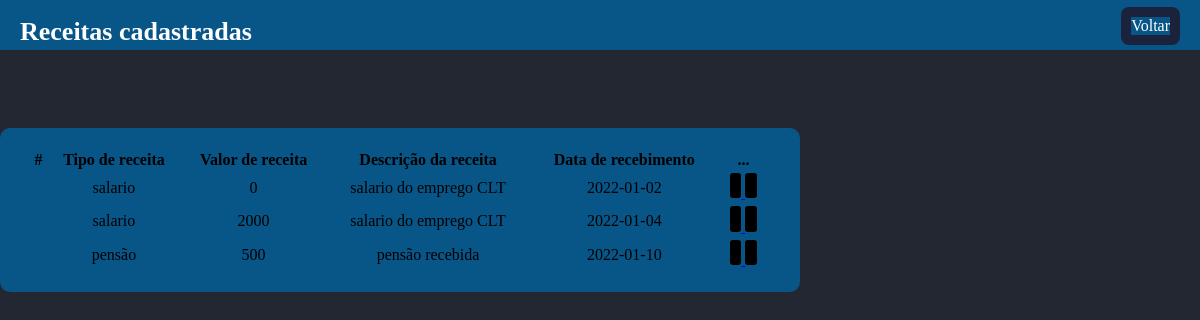
Screenshot of /list-receitas.php with the database file from the repository.
### tables this page shows
CREATE TABLE `receitas` (
  `id` int(11) DEFAULT NULL,
  `tipo_receita` varchar(25) DEFAULT NULL,
  `valor_receita` decimal(10,0) NOT NULL,
  `descricao_receita` varchar(50) DEFAULT NULL,
  `data_recebimento` date DEFAULT NULL
);

### list-receitas.php (the view, shortened to what this page needs)
<?php
    include_once('cad-conexao.php');
    $sql = "SELECT * FROM receitas ORDER BY id DESC";
    $result = $conexao->query($sql);
?>
<!doctype html>
<html lang="pt-BR">
<head>
    <link rel="stylesheet" href= "sistema.css">
</head>
    <body>
    <div class="nav">
    <div class="nav-title">
    <H1>Receitas cadastradas</H1>
    </div>
    <div class="d-flex">
        <a href="receitas.php" class="btn">Voltar</a>
    </div>
    <div class="table">
  <table class="table">
    <thead>
        <tr>
        <th scope="col">#</th>
        <th scope="col">Tipo de receita</th>
        <th scope="col">Valor de receita</th>
        <th scope="col">Descrição da receita</th>
        <th scope="col">Data de recebimento</th>
        <th scope="col">...</th>
        </tr>
    </thead>
  <tbody>
    <?php
        while($user_data = mysqli_fetch_assoc($result))
        {
            echo "<tr>";
            echo "<td>".$user_data['id']."</td>";
            echo "<td>".$user_data['tipo_receita']."</td>";
            echo "<td>".$user_data['valor_receita']."</td>";
            echo "<td>".$user_data['descricao_receita']."</td>";
            echo "<td>".$user_data['data_recebimento']."</td>";
            echo  "<td>
                <a class='btn-sn btn-primary' href='edit-conta.php?' id='$user_data[id]' title='Editar'>
                <svg xmlns='http://www.w3.org/2000/svg' width='16' height='16' fill='currentColor' class='bi bi-pencil' viewBox='0 0 16 16' >
                <caminho d='M12.146.146a.5.5 0 0 1 .708 0l3 3a.5.5 0 0 1 0 .708l-10 10a.5.5 0 0 1-.168.11l-5 2a.5.5 0 0 1-.65- .65l2-5a.5.5 0 0 1 .11-.168l10-10zM11.207 2.5 13.5 4.793 14.793 3.5 12.5 1.207 11.207 2.5zm1.586 3L10.5 3.207 4 9.707V10h.5a.5a.5a. 5a.5.5 0 0 1 .5.5v.5h.293l6.5-6.5zm-9.761 5.175-.106.106-1.528 3.821 3.821-1.528.106-.106A.5.5 0 0 1 5 12.5V12h-.5a.5.5 0 0 1-.5-.5V11h-.5a.5.5 0 0 1-.468-.325z'/>
                </svg>
                </a>
                <a class='btn-sn btn-primary' href='delete-rec.php?' title='Excluir'>
                <svg xmlns='http://www.w3.org/2000/svg' width='16' height='16' fill='currentColor' class='bi bi-trash-fill' viewBox='0 0 16 16'>
                <caminho d='M2.5 1a1 1 0 0 0-1 1v1a1 1 0 0 0 1 1H3v9a2 2 0 0 0 2 2h6a2 2 0 0 0 2-2V4h.5a1 1 0 0 0 1-1V2a1 1 0 0 0-1 -1H10a1 1 0 0 0-1-1H7a1 1 0 0 0-1 1H2.5zm3 4a.5.5 0 0 1 .5.5v7a.5.5 0 0 1-1 0v-7a.5.5 0 0 1 .5-.5zM8 5a. 5,5 0 0 1 .5.5v7a.5.5 0 0 1-1 0v-7A.5.5 0 0 1 8 5zm3 .5v7a.5.5 0 0 1-1 0v-7a.5.5 0 0 1 1 0z'/>
                </svg>
                </a>
                </td>";
            echo  "</tr>" ;
        }
    ?>
  </tbody>
</table>
    </div>
</body>
</html>

### sistema.css (style rules this page uses)
body { background-color: #222731; overflow: hidden; display: flex; margin: 0px; }
.nav { height: 50px; width: 100%; background-color: #085588; position: relative; display:flex; }
.nav-title { display:flex; position: fixed; left: 20px; top: 0px; display: flex; font-size: 13px; color: #fff; font-weight: 300; }
.d-flex { display:flex; position: fixed; right: 20px; top: 7px; margin-bottom:0; background-color: #1b223c; border: none; border-radius: 8px; padding: 10px; font-size: 15; cursor: pointer; }
.btn { color: #FFF; text-decoration: none; }
table { background-color: #085588; width: 800px; margin-left: auto; margin-right: auto; padding: 20px 30px; margin-top: 16vh; border-radius: 10px; text-align: center; }
svg { background-color: black; width: 5%; padding: 10%; color: #FFF; cursor: pointer; border-radius: 3px; }
a { background-color: #085588; }

### rows the page displays
receitas: tipo_receita "salario", valor_receita "0", descricao_receita "salario do emprego CLT", data_recebimento "2022-01-02"
receitas: tipo_receita "salario", valor_receita "2000", descricao_receita "salario do emprego CLT", data_recebimento "2022-01-04"
receitas: tipo_receita "pensão", valor_receita "500", descricao_receita "pensão recebida", data_recebimento "2022-01-10"
